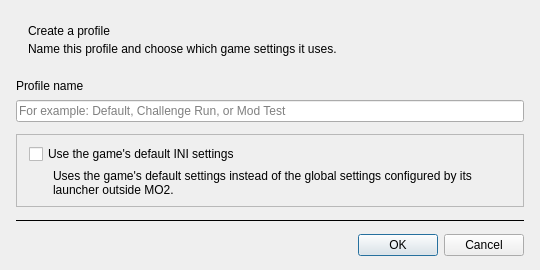
<?xml version="1.0" encoding="UTF-8"?>
<ui version="4.0">
 <class>ProfileInputDialog</class>
 <widget class="QDialog" name="ProfileInputDialog">
  <property name="geometry">
   <rect>
    <x>0</x>
    <y>0</y>
    <width>540</width>
    <height>270</height>
   </rect>
  </property>
  <property name="minimumSize">
   <size>
    <width>520</width>
    <height>220</height>
   </size>
  </property>
  <property name="windowTitle">
   <string>Create Profile</string>
  </property>
  <layout class="QVBoxLayout" name="verticalLayout_2">
   <property name="spacing">
    <number>12</number>
   </property>
   <property name="leftMargin">
    <number>16</number>
   </property>
   <property name="topMargin">
    <number>16</number>
   </property>
   <property name="rightMargin">
    <number>16</number>
   </property>
   <property name="bottomMargin">
    <number>14</number>
   </property>
   <item>
    <widget class="QWidget" name="profileHeader">
     <layout class="QVBoxLayout" name="profileHeaderLayout">
      <property name="spacing">
       <number>4</number>
      </property>
      <property name="leftMargin">
       <number>12</number>
      </property>
      <property name="topMargin">
       <number>8</number>
      </property>
      <property name="rightMargin">
       <number>12</number>
      </property>
      <property name="bottomMargin">
       <number>8</number>
      </property>
      <item>
       <widget class="QLabel" name="profilePageTitle">
        <property name="text">
         <string>Create a profile</string>
        </property>
       </widget>
      </item>
      <item>
       <widget class="QLabel" name="profilePageSubtitle">
        <property name="text">
         <string>Name this profile and choose which game settings it uses.</string>
        </property>
        <property name="wordWrap">
         <bool>true</bool>
        </property>
       </widget>
      </item>
     </layout>
    </widget>
   </item>
   <item>
    <layout class="QVBoxLayout" name="nameLayout">
     <property name="spacing">
      <number>5</number>
     </property>
     <item>
      <widget class="QLabel" name="profileNameLabel">
       <property name="text">
        <string>Profile name</string>
       </property>
       <property name="buddy">
        <cstring>nameEdit</cstring>
       </property>
      </widget>
     </item>
     <item>
      <widget class="QLineEdit" name="nameEdit">
       <property name="placeholderText">
        <string>For example: Default, Challenge Run, or Mod Test</string>
       </property>
      </widget>
     </item>
    </layout>
   </item>
   <item>
    <widget class="QFrame" name="profileSettingsCard">
     <property name="frameShape">
      <enum>QFrame::StyledPanel</enum>
     </property>
     <property name="frameShadow">
      <enum>QFrame::Plain</enum>
     </property>
     <layout class="QVBoxLayout" name="profileSettingsLayout">
      <property name="spacing">
       <number>5</number>
      </property>
      <property name="leftMargin">
       <number>12</number>
      </property>
      <property name="topMargin">
       <number>9</number>
      </property>
      <property name="rightMargin">
       <number>12</number>
      </property>
      <property name="bottomMargin">
       <number>9</number>
      </property>
      <item>
       <widget class="QCheckBox" name="defaultSettingsBox">
        <property name="toolTip">
         <string>If checked, the new profile will use the game's default INI settings instead of global settings.</string>
        </property>
        <property name="whatsThis">
         <string>If checked, the new profile will use the default game INI settings instead of the global settings. Global settings are the settings you configure when running the game launcher directly, without MO.</string>
        </property>
        <property name="text">
         <string>Use the game's default INI settings</string>
        </property>
       </widget>
      </item>
      <item>
       <widget class="QLabel" name="defaultSettingsDescription">
        <property name="text">
         <string>Uses the game's default settings instead of the global settings configured by its launcher outside MO2.</string>
        </property>
        <property name="wordWrap">
         <bool>true</bool>
        </property>
        <property name="indent">
         <number>24</number>
        </property>
       </widget>
      </item>
     </layout>
    </widget>
   </item>
   <item>
    <widget class="QFrame" name="profileInputDivider">
     <property name="frameShape">
      <enum>QFrame::HLine</enum>
     </property>
     <property name="frameShadow">
      <enum>QFrame::Plain</enum>
     </property>
    </widget>
   </item>
   <item>
    <widget class="QDialogButtonBox" name="buttonBox">
     <property name="orientation">
      <enum>Qt::Horizontal</enum>
     </property>
     <property name="standardButtons">
      <set>QDialogButtonBox::Cancel|QDialogButtonBox::Ok</set>
     </property>
    </widget>
   </item>
  </layout>
 </widget>
 <resources/>
 <connections>
  <connection>
   <sender>buttonBox</sender>
   <signal>accepted()</signal>
   <receiver>ProfileInputDialog</receiver>
   <slot>accept()</slot>
   <hints>
    <hint type="sourcelabel">
     <x>248</x>
     <y>254</y>
    </hint>
    <hint type="destinationlabel">
     <x>157</x>
     <y>274</y>
    </hint>
   </hints>
  </connection>
  <connection>
   <sender>buttonBox</sender>
   <signal>rejected()</signal>
   <receiver>ProfileInputDialog</receiver>
   <slot>reject()</slot>
   <hints>
    <hint type="sourcelabel">
     <x>316</x>
     <y>260</y>
    </hint>
    <hint type="destinationlabel">
     <x>286</x>
     <y>274</y>
    </hint>
   </hints>
  </connection>
 </connections>
</ui>
